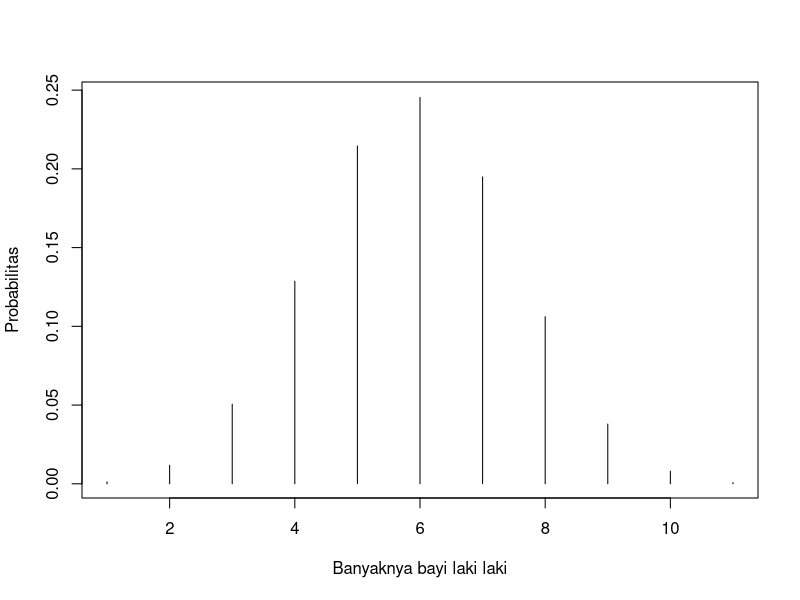

Recreate this plot in R.
dbinom(0:10, size = 10, prob = 0.488)

plot(dbinom(0:10, size = 10, prob = 0.488), type = "h", 
     xlab = "Banyaknya bayi laki laki", ylab = "Probabilitas")